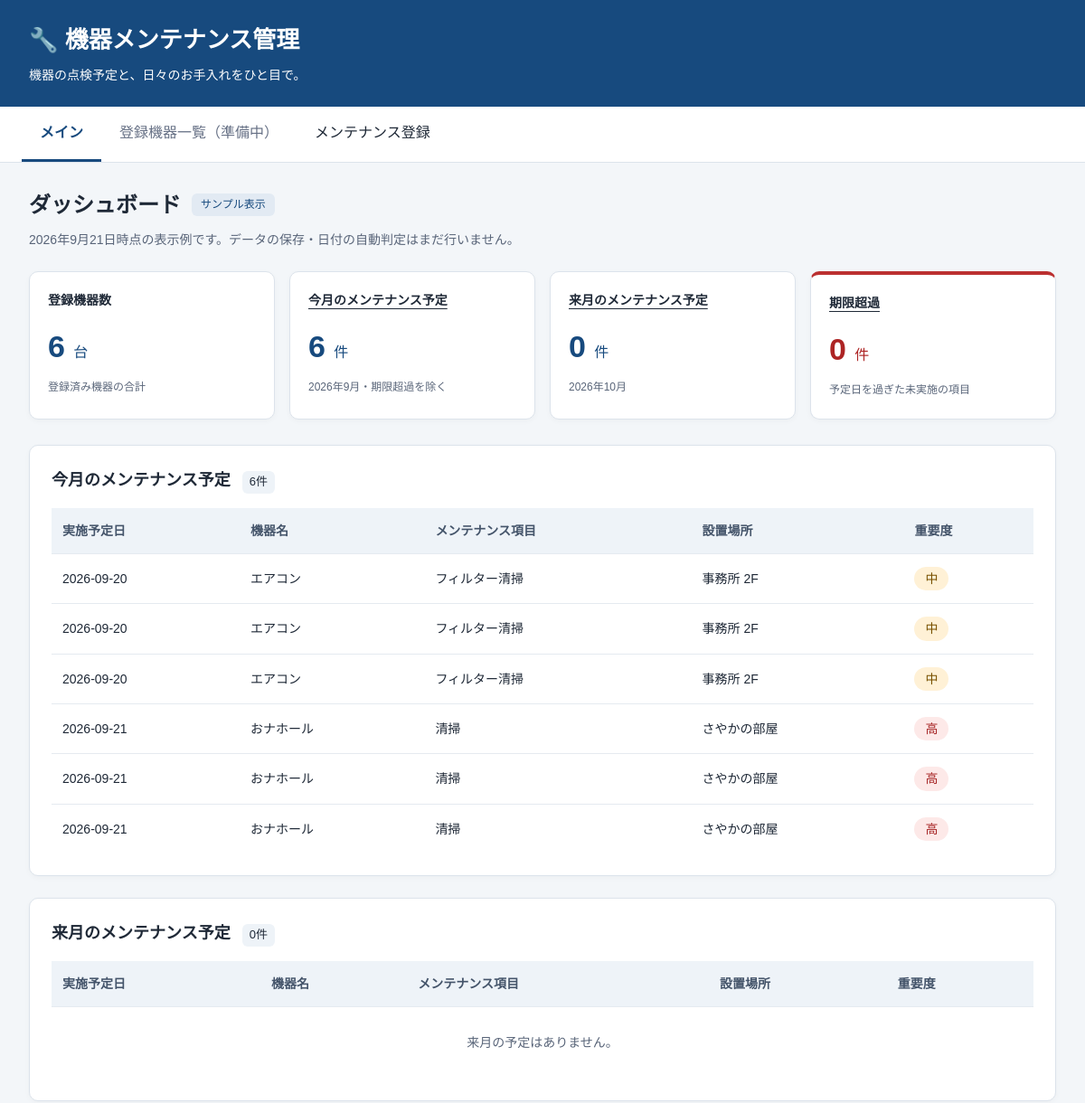
Before: / (upper part) with the older database file.
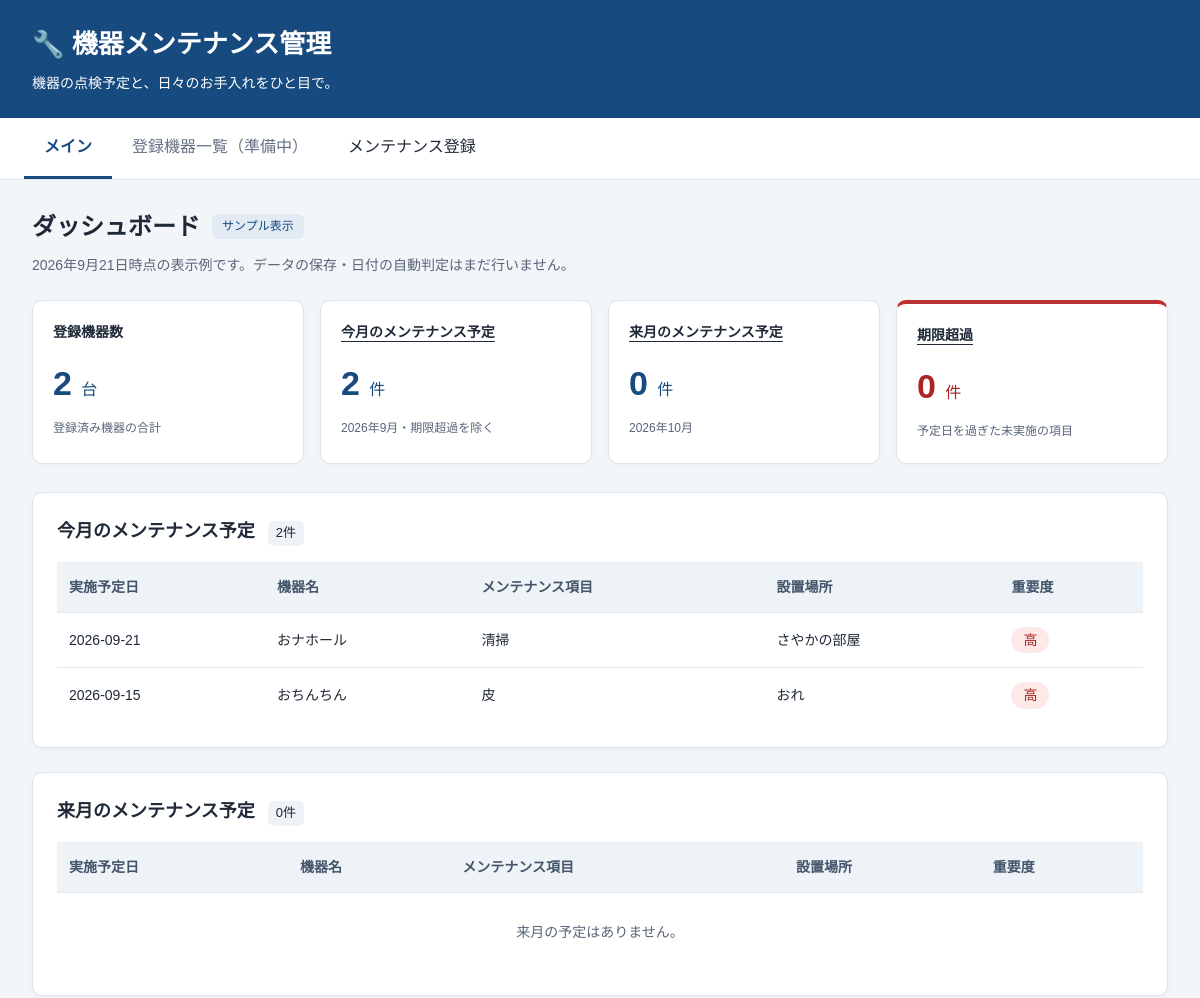
After: the same page with the newer database file.
### tables this page shows
CREATE TABLE maintenance (
        id INTEGER PRIMARY KEY AUTOINCREMENT,
        date TEXT,
        device TEXT,
        task TEXT,
        location TEXT,
        priority TEXT
    );

### main.py (the view)
@app.get("/")
def home(request: Request):
    DB_PATH = BASE_DIR / "maintenance.db"
    connection = sqlite3.connect(DB_PATH)
    cursor = connection.cursor()
    cursor.execute("""
        SELECT
            id,
            date,
            device,
            task,
            location,
            priority
        FROM maintenance
    """)
    rows = cursor.fetchall()
    maintenance_list = []
    for row in rows:
        maintenance_list.append({
            "id": row[0],
            "date": row[1],
            "device": row[2],
            "task": row[3],
            "location": row[4],
            "priority": row[5]
        })
    device_count = len(maintenance_list)
    connection.close()
    return templates.TemplateResponse(
        request=request,
        name="index.html",
        context={  # Jinja2へ渡すデータ！
            "device_count": device_count,
            "maintenance_list": maintenance_list
        }
    )

### templates/index.html (shortened to what this page needs)
<!DOCTYPE html>
<html lang="ja">
<head>
    <link rel="stylesheet" href="/static/style.css">
</head>
<body>
    <header class="site-header">
        <h1>🔧 機器メンテナンス管理</h1>
        <p>機器の点検予定と、日々のお手入れをひと目で。</p>
    </header>
    <nav aria-label="メインナビゲーション">
        <a href="#dashboard" aria-current="page">メイン</a>
        <button type="button" disabled>登録機器一覧（準備中）</button>
        <a href="/maintenance/new">メンテナンス登録</a>
    </nav>
    <main id="dashboard">
        <div class="page-heading">
            <h2>ダッシュボード</h2>
            <span class="demo-label">サンプル表示</span>
        </div>
        <p class="sample-note">2026年9月21日時点の表示例です。データの保存・日付の自動判定はまだ行いません。</p>
        <section class="summary" aria-label="登録機器とメンテナンスの集計">
            <div class="card">
                <h3>登録機器数</h3>
                <p>{{ device_count }} <span>台</span></p>
                <small>登録済み機器の合計</small>
            </div>
            <div class="card">
                <h3><a href="#this-month">今月のメンテナンス予定</a></h3>
                <p>{{ maintenance_list|length }} <span>件</span></p>
                <small>2026年9月・期限超過を除く</small>
            </div>
            <div class="card">
                <h3><a href="#next-month">来月のメンテナンス予定</a></h3>
                <p>{{ next_month_list|length }} <span>件</span></p>
                <small>2026年10月</small>
            </div>
            <div class="card warning">
                <h3><a href="#overdue">期限超過</a></h3>
                <p>{{ overdue_list|length }} <span>件</span></p>
                <small>予定日を過ぎた未実施の項目</small>
            </div>
        </section>
        <section class="panel" id="this-month" aria-labelledby="this-month-title">
            <h2 id="this-month-title">今月のメンテナンス予定 <span class="count">{{ maintenance_list|length }}件</span></h2>
            <div class="table-scroll" role="region" aria-label="今月の予定表" tabindex="0">
                <table>
                    <thead>
                        <tr><th scope="col">実施予定日</th><th scope="col">機器名</th><th scope="col">メンテナンス項目</th><th scope="col">設置場所</th><th scope="col">重要度</th></tr>
                    </thead>
                    <tbody>
                        {% for item in maintenance_list %}
                        <tr>
                            <td>{{ item.date }}</td><td>{{ item.device }}</td><td>{{ item.task }}</td><td>{{ item.location }}</td>
                            <td><span class="priority" data-level="{{ item.priority }}">{{ item.priority }}</span></td>
                        </tr>
                        {% else %}
                        <tr><td colspan="5" class="empty-state">今月の予定はありません。</td></tr>
                        {% endfor %}
                    </tbody>
                </table>
            </div>
        </section>
        <section class="panel" id="next-month" aria-labelledby="next-month-title">
            <h2 id="next-month-title">来月のメンテナンス予定 <span class="count">{{ next_month_list|length }}件</span></h2>
            <div class="table-scroll" role="region" aria-label="来月の予定表" tabindex="0">
                <table>
                    <thead>
                        <tr><th scope="col">実施予定日</th><th scope="col">機器名</th><th scope="col">メンテナンス項目</th><th scope="col">設置場所</th><th scope="col">重要度</th></tr>
                    </thead>
                    <tbody>
                        {% for item in next_month_list %}
                        <tr>
                            <td>{{ item.date }}</td><td>{{ item.device }}</td><td>{{ item.task }}</td><td>{{ item.location }}</td>
                            <td><span class="priority" data-level="{{ item.priority }}">{{ item.priority }}</span></td>
                        </tr>
                        {% else %}
                        <tr><td colspan="5" class="empty-state">来月の予定はありません。</td></tr>
                        {% endfor %}
                    </tbody>
                </table>
            </div>
        </section>
    </main>
</body>
</html>

### static/style.css (style rules this page uses)
* { box-sizing: border-box; }
body { margin: 0; font-family: "Yu Gothic", "Meiryo", sans-serif; background: #f3f6f9; color: #1f2937; line-height: 1.6; }
a { color: inherit; }
button { font: inherit; }
.site-header { padding: 24px 32px; background: #174a7e; color: white; }
.site-header h1 { margin: 0; font-size: 26px; }
.site-header p { margin: 6px 0 0; font-size: 14px; }
nav { display: flex; flex-wrap: wrap; padding: 0 24px; background: white; border-bottom: 1px solid #dce3eb; }
nav a, nav button { padding: 16px 20px; border: 0; border-bottom: 3px solid transparent; background: white; text-decoration: none; }
nav a[aria-current="page"] { color: #174a7e; border-bottom-color: #174a7e; font-weight: bold; }
nav button:disabled { color: #667085; cursor: not-allowed; }
main { max-width: 1280px; margin: 0 auto; padding: 28px 32px 48px; }
.page-heading { display: flex; align-items: center; flex-wrap: wrap; gap: 12px; }
.page-heading h2 { margin: 0; font-size: 24px; }
.demo-label { padding: 3px 10px; border-radius: 6px; background: #e2eaf3; color: #174a7e; font-size: 12px; }
.sample-note, .section-note { color: #596579; font-size: 14px; }
.sample-note { margin: 8px 0 24px; }
.summary { display: grid; grid-template-columns: repeat(4, minmax(0, 1fr)); gap: 16px; margin-bottom: 28px; }
.card, .panel { background: white; border: 1px solid #dce3eb; border-radius: 10px; box-shadow: 0 2px 6px rgba(0, 0, 0, 0.03); }
.card { padding: 20px; }
.card h3 { margin: 0; font-size: 14px; }
.card h3 a { text-decoration-thickness: 1px; text-underline-offset: 4px; }
.card p { margin: 12px 0 4px; color: #174a7e; font-size: 34px; font-weight: bold; }
.card p span { font-size: 16px; font-weight: normal; }
.card small { color: #596579; font-size: 12px; }
.warning { border-top: 4px solid #bb3030; }
.warning p, .overdue-date { color: #ad2424; }
.panel { padding: 24px; margin-bottom: 24px; scroll-margin-top: 16px; }
.panel h2 { margin: 0 0 16px; font-size: 18px; }
.count { display: inline-block; margin-left: 8px; padding: 2px 8px; border-radius: 6px; background: #eef3f8; font-size: 13px; font-weight: normal; }
.table-scroll { overflow-x: auto; }
table { width: 100%; min-width: 640px; border-collapse: collapse; font-size: 14px; }
th, td { padding: 14px 12px; text-align: left; border-bottom: 1px solid #e5eaf0; }
th { background: #eef3f8; color: #44546a; white-space: nowrap; }
td:first-child { white-space: nowrap; }
tbody tr:last-child td { border-bottom: 0; }
.priority { display: inline-block; padding: 2px 12px; border-radius: 20px; background: #edf1f5; white-space: nowrap; }
.priority[data-level="高"] { background: #fde9e8; color: #a62424; }
.empty-state { text-align: center; color: #596579; padding: 28px; }

Changed rows visible on the page:
removed maintenance: date "2026-09-20", device "エアコン", task "フィルター清掃", location "事務所 2F", priority "中"
removed maintenance: date "2026-09-20", device "エアコン", task "フィルター清掃", location "事務所 2F", priority "中"
removed maintenance: date "2026-09-20", device "エアコン", task "フィルター清掃", location "事務所 2F", priority "中"
removed maintenance: date "2026-09-21", device "おナホール", task "清掃", location "さやかの部屋", priority "高"
removed maintenance: date "2026-09-21", device "おナホール", task "清掃", location "さやかの部屋", priority "高"
added maintenance: date "2026-09-15", device "おちんちん", task "皮", location "おれ", priority "高"
Other visible differences:
{{ device_count }}: "6" → "2"
{{ maintenance_list|length }}: "6" → "2"
